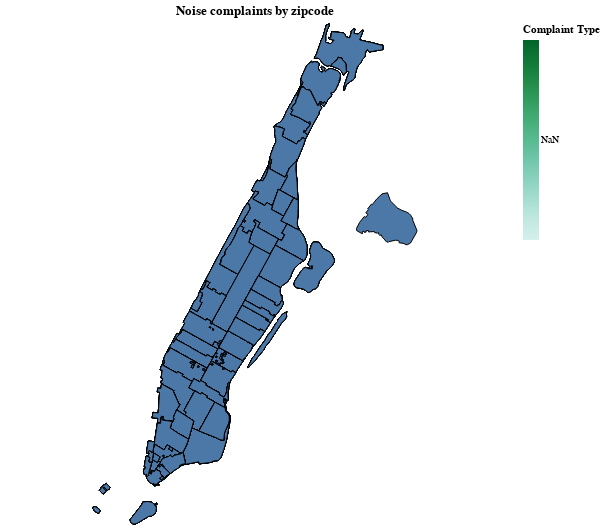

Here is the notebook cell this chart was saved with:
### Code cell
nyc_map = gen_map(geodata=choro_data, color_column='properties.Complaint Type', title='Noise complaints by zipcode', tooltip=['properties.zipcode:O','properties.Unique Key:Q'], color_scheme='bluegreen')
nyc_map

### Figure 1 — Vega-Lite specification as saved in the notebook (floating-point values rounded to 4 significant figures; data arrays with more than 128 entries replaced by an {"elided": "..."} marker saying what was removed)
{"config": {"view": {"continuousWidth": 400, "continuousHeight": 300}}, "layer": [{"mark": {"type": "geoshape", "stroke": "black", "strokeWidth": 1}, "encoding": {}, "height": 500, "title": "Noise complaints by zipcode", "width": 500}, {"mark": {"type": "geoshape", "stroke": "black"}, "encoding": {"color": {"type": "quantitative", "field": "properties.Complaint Type", "scale": {"scheme": "bluegreen"}, "title": "Complaint Type"}, "tooltip": [{"type": "ordinal", "field": "properties.zipcode"}, {"type": "quantitative", "field": "properties.Unique Key"}]}, "selection": {"selector004": {"type": "multi", "fields": ["properties.Complaint Type"]}}}], "data": {"values": {"elided": "645 records"}}, "$schema": "https://vega.github.io/schema/vega-lite/v4.8.1.json"}
